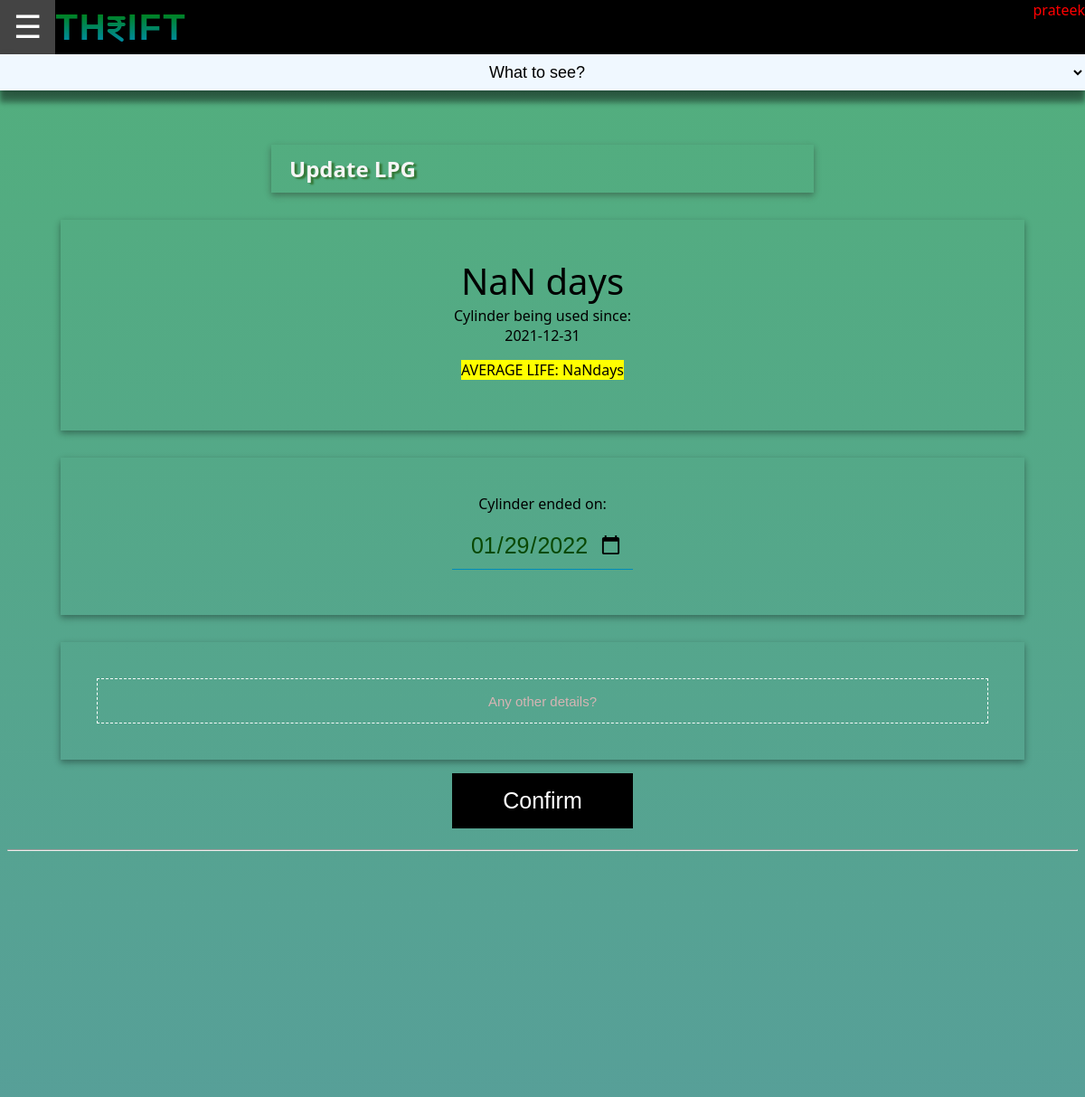
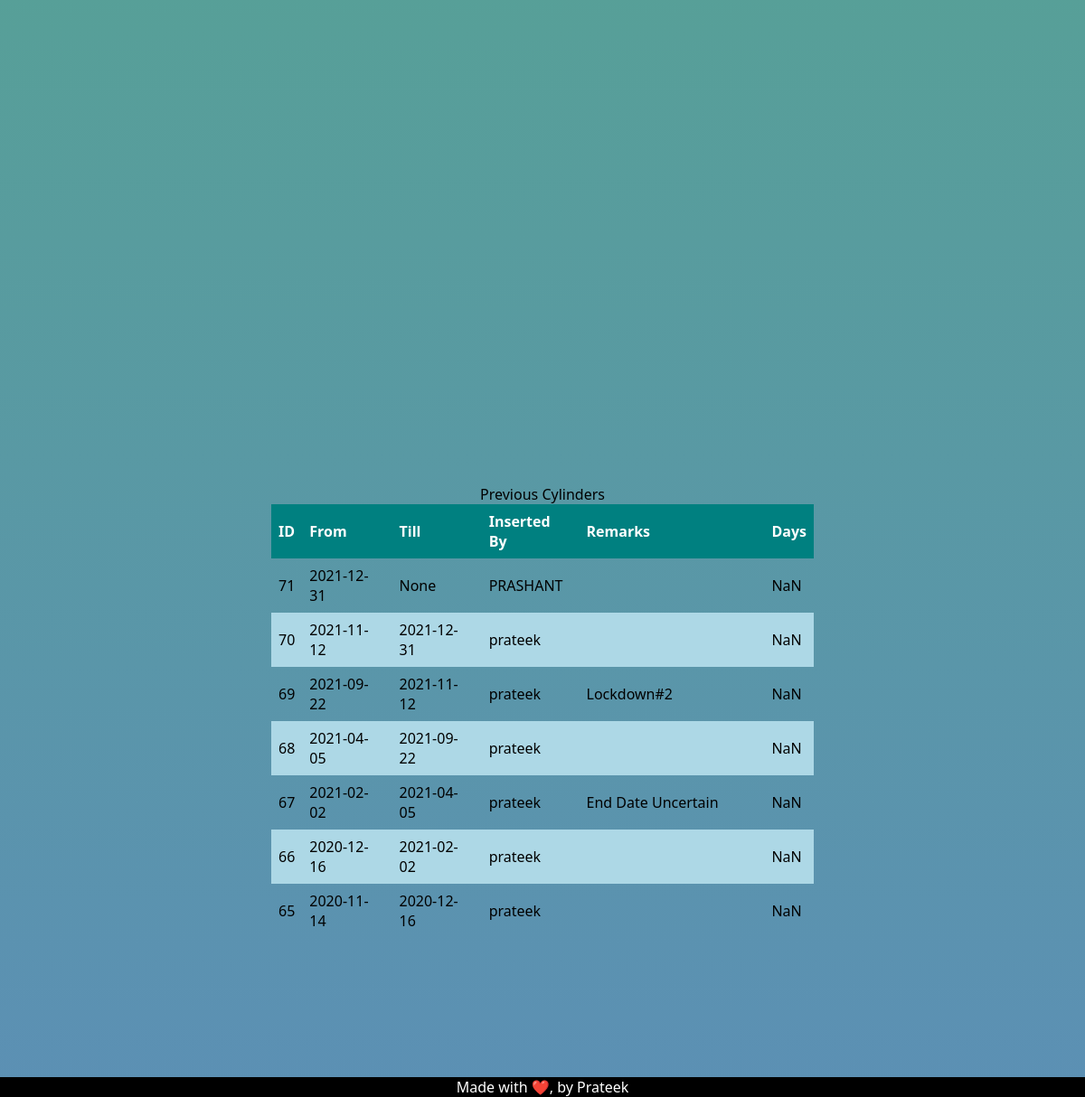
/features/lpg_update (signed in), run on the app's committed database (2 pictures, top to bottom).
### tables this page shows
CREATE TABLE user (
  id INTEGER PRIMARY KEY AUTOINCREMENT,
  username TEXT UNIQUE NOT NULL,
  password TEXT NOT NULL
);

CREATE TABLE lpg (
 id INTEGER PRIMARY KEY AUTOINCREMENT,
 from_date TEXT NOT NULL,
 to_date TEXT,
 inserted_by TEXT NOT NULL,
 remarks TEXT,
 FOREIGN KEY (inserted_by) REFERENCES user (username)
 );

### thrift/features.py (the view, shortened to what this page needs)
@bp.route('/lpg_update', methods=('GET','POST'))
@login_required
def lpg_update():
	query =  ''
	data = ''
	message = ''
	query = """
			SELECT id, from_date, to_date, inserted_by, remarks
			FROM lpg
			ORDER BY(id) DESC
			"""
	db = get_db()
	data = db.execute(query).fetchall()
	db.commit()
	return render_template('features/update_lpg_data.html', data = data)

### thrift/auth.py (called while the page is built)
@bp.before_app_request
def load_logged_in_user():
    user_id = session.get('user_id')
    if user_id is None:
        g.user = None
    else:
        g.user = get_db().execute(
            'SELECT * FROM user WHERE id = ?', (user_id,)
        ).fetchone()

def login_required(view):
    @functools.wraps(view)
    def wrapped_view(**kwargs):
        if g.user is None:
            return redirect(url_for('auth.login'))
        return view(**kwargs)
    return wrapped_view

### thrift/db.py (called while the page is built)
def get_db():
    if 'db' not in g:
        g.db = sqlite3.connect(
            current_app.config['DATABASE'],
            detect_types=sqlite3.PARSE_DECLTYPES
        )
        g.db.row_factory = sqlite3.Row
    return g.db

### thrift/templates/features/update_lpg_data.html (shortened to what this page needs)
{% extends 'base.html' %}
{% block header %}
  <h2>{% block title %}Update LPG{% endblock %}</h2>
{% endblock %}
{% block content %}
<form method = "POST" onSubmit="return confirm('Pakka na?')">
  <div>
    <span id="numofdays" style="font-size:40px"></span>
    <br />  Cylinder being used since: <br/>
    {% if data|length > 0 %}
      <span id="since_date">{{data[0][1] | string}} </span>
    {% else %}
     <input type="date" name="to_date" id='txtDate1' placeholder="Date" required>
     {% endif %}
    <p id="averagedisplay"></p>
</div>
<div>Cylinder ended on:<br/>
  <input type="date" name="to_date" id='txtDate' placeholder="Date" required>
</div>
<div>
  <input type="textbox" name="remarks" placeholder="Any other details?">
</div>
  <input type="submit" value="Confirm">
</form>
<hr>
<div id="bar-chart" style=" max-width:600px; height:800px; "></div>
{% if data|length > 0 %}
<div style="height: 500px; overflow-x:auto;">
<table id="lpg_history">
  <caption>Previous Cylinders</caption>
<thead>
      <th>ID</th>
      <th>From</th>
      <th>Till</th>
      <th>Inserted By</th>
      <th>Remarks</th>
      <th>Days</th>
</thead>
<tbody>
{% for item in data %}
  <tr>
      {% for i in range(item|length) %}
          <td>{{ item[i] }}</td>
      {% endfor %}
      <td></td>
  </tr>
  {% endfor %}
  </tbody>
</table>
</div>
{% else %}
     --------No data to show--------
{% endif %}
{% endblock %}

### thrift/templates/base.html (shortened to what this page needs)
{% extends "base0.html" %}
    {% block username %}
      <span class="user">{{ g.user['username'] }}</span>
    {% endblock %}
    {% block openbutton %}
      <button class="openbtn" onclick="openNav()">☰</button>
  {% endblock %}
  {% block view_data_form %}
  <form method="GET" action="{{ url_for('features.display_data')}}">
    <select name='service' onchange="this.form.submit()">
      <option selected disabled option>What to see?</option>
  </select>
  </form>
  {% endblock %}

### thrift/templates/base0.html (shortened to what this page needs)
<!doctype html>
<link rel="stylesheet" href="{{ url_for('static', filename='style.css') }}">
<body>
  <div class="top-bar">
    {% block username %}{% endblock %}
    {% block openbutton %}{% endblock %}
      <span class="app-name"><a href="/">TH<i class='fa fa-rupee' style="font-size:32px;"></i>IFT</a></span>
    <div class="view-data-form">
      {% block view_data_form %}{% endblock %}
    </div>
  </div>
<center>
<div class="section-content">
  <header>
   {% block header %} {%endblock%}
  </header>
  <center>
  {% block content %}{% endblock %}
</center>
</div>
<footer>Made with &#10084;&#65039;, by Prateek</footer>

### thrift/static/style.css (style rules this page uses)
.view-data-form select { width:100%; height:40px; font-size:18px; text-align: center; background-color: aliceblue; border:none; box-shadow: 0 3px 9px rgba(0,0,0, 0.16), 0 13px 6px rgba(0,0,0,0.23); }
.view-data-form select option { background-color: teal; color: white; }
input[type='submit'],select#name, select#category, select#source { background-color: black; border: none; color: white; padding: 16px 32px; text-align: center; text-decoration: none; display: inline-block; font-size: 16px; margin: 4px 2px; cursor: pointer; font-size: 25px; width : 200px; margin : 15px; }
input[type='date'], input[type='password'], input[type='text'], input[type = 'number'] { background: none; text-align: center; padding: 10px; width: 200px; border:none; border-bottom:1px solid #008cba; font-family: 'Montserrat', sans-serif; font-size: 25px; margin: 10px; color:#094802 }
input,select:focus { outline: none; }
form > div, .card { box-shadow: 0 3px 9px rgba(0,0,0,0.16), 0 3px 6px rgba(0,0,0,0.23); padding: 40px; margin: 30px 5% 0px 5%; }
input[name='remarks'] { font-size:15px; width:100%; height:50px; text-align:center; background:transparent; border: 1px dashed white; color:white; }
::placeholder { color:#d6b4b4; }
h2 { padding: 10px 0 10px 20px; max-width:600px; color: whitesmoke; text-shadow: 3px 2px 2px #337533; text-align:left; box-shadow: 0 3px 9px rgb(74 39 39 / 16%), 0 3px 6px rgba(0,0,0,0.23); z-index:-1; }
table { border-collapse: collapse; width: 100%; max-width:600px; }
th, td { text-align: left; padding: 8px; }
tr:nth-child(even) { background-color: lightblue }
th { background-color: teal; color: white; }
.openbtn { float: left; font-size: 35px; cursor: pointer; background-color: #111; color: white; padding: 10px 15px; border: none; }
.user { float:right; z-index:1; color:red; }
div.top-bar { z-index: 100; background-color:black; top: 0; right: 0; position:fixed; width:100%; box-shadow: 0 3px 9px rgba(0,0,0, 0.16), 0 13px 6px rgba(0,0,0,0.23); }
div.top-bar a { position:relative; top:8px; text-decoration:none; font-family:'Montserrat', sans-serif; }
div.top-bar .app-name a { font-size: 40px; letter-spacing:2px; font-weight:bold; background: -webkit-linear-gradient(green, #008cba); -webkit-background-clip: text; -webkit-text-fill-color: transparent; }
footer { background-color:black; color:white; text-align:center; position: fixed; left: 0; bottom: 0; width: 100%; z-index:1; }
body { font-family: system-ui; background-repeat:no-repeat; background-image: linear-gradient(#52af7c, #3072a0c9); min-height:100vh; margin-top:20vh; }
body > *:last-child { margin-bottom: 12px; }
.section-content { margin-bottom: 15%; }
* { box-sizing: border-box; }
a { text-decoration:none; }

### data on the page
user: user.username "prateek"
lpg: from_date "2021-12-31", id "71" "2021-12-31" "None" "PRASHANT"
lpg: id "70" "2021-11-12" "2021-12-31" "prateek"
lpg: id "69" "2021-09-22" "2021-11-12" "prateek" "Lockdown#2"
lpg: id "68" "2021-04-05" "2021-09-22" "prateek"
lpg: id "67" "2021-02-02" "2021-04-05" "prateek" "End Date Uncertain"
lpg: id "66" "2020-12-16" "2021-02-02" "prateek"
lpg: id "65" "2020-11-14" "2020-12-16" "prateek"
